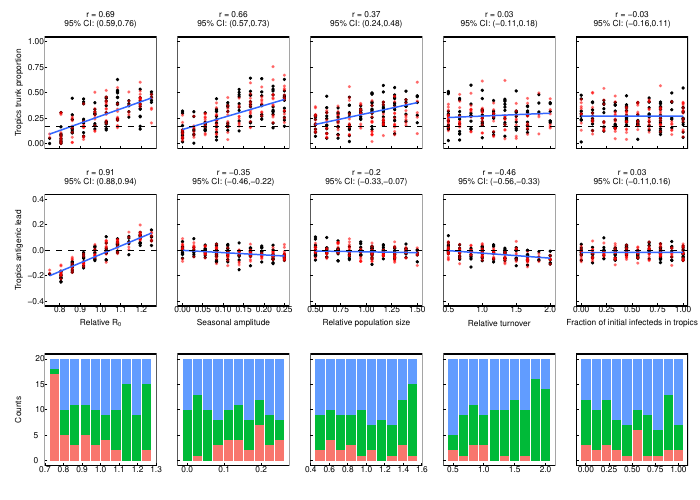

The R source for this figure:
#!/usr/bin/env Rscript


library(RSQLite)
library(ggplot2)
library(reshape2)
library(gridExtra)
library(grid)
library(sensitivity)
library(scales)
library(xtable)
library(gtable)
library(plyr)

resultsDir = '../../analysis/univariate_analyses/'
resultsDir = './'
plotDir = './'
resultsDb = paste(resultsDir,'results.sqlite',sep='')

textSize = 6
pointSize = 0.5
lineSize = .5
plot_themes  = 	theme_classic() +
				theme(axis.line = element_line(size=.3)) +
				theme(axis.ticks = element_line(size=.3)) +
				theme(axis.ticks.length = unit(-.07,'cm')) +
				theme(axis.ticks.margin = unit(.11,'cm')) +
				theme(axis.title.x=element_text(size=textSize)) + 
				theme(axis.text.x=element_text(size= textSize)) + 
				theme(axis.title.y=element_text(size= textSize)) +
				theme(axis.text.y=element_text(size= textSize)) +
				theme(plot.title=element_text(size=textSize)) +
				theme(plot.margin=unit(c(3,3,3,3),'mm')) +
				theme(legend.title=element_text(size=textSize)) +
				theme(legend.text=element_text(size=textSize)) +
				theme(legend.position ='bottom') +
				theme(legend.direction='horizontal') +
				theme(legend.margin = unit(-.5,'cm')) +
				theme(panel.border = element_rect(colour = "black", fill=NA, size=.5)) +
				theme(axis.line = element_blank())

parNames = c('relativeR0','seasonalAmplitude','relativeN','relativeTurnover','tropicFractionI0')
defaults = c(1.0,1.0,1.0,1.0,0.0)
parDefaults = data.frame('relativeN'=1.0,'tropicFractionI0'=1.0,'relativeR0'=1.0,'relativeTurnover'=1.0,'seasonalAmplitude'=0.0)

comboDb = dbConnect(SQLite(), dbname = paste(resultsDir,resultsDb,sep='/'))
initExtension(comboDb)

antigenDF = dbGetQuery(comboDb, paste('SELECT',paste(parNames,collapse=','),', sweepID,tropics1TrunkPro, tropics2TrunkPro, tropics1AgLag, tropics2AgLag, extinct, excessDiversity, fluLike FROM pooled_results',sep=' '))
headerNames = c('\"Relative R\"[0]','\"Seasonal amplitude\"','\"Relative population size\"','\"Relative turnover\"','\"Fraction of initial infecteds in tropics\"')
headers = data.frame(parNames,headerNames)

plots=c()

for(i in 1:length(parNames)){
	parName = parNames[i]
	print(parNames[i])
	#exclude non-sweep parameters
	plotDF = antigenDF[which(antigenDF$sweepID==parName),]
	
	pearsonR = cor.test(c(plotDF[,i],plotDF[,i]),c(plotDF$tropics1TrunkPro, plotDF$tropics2TrunkPro))$estimate
	CI = cor.test(c(plotDF[,i],plotDF[,i]),c(plotDF$tropics1TrunkPro, plotDF$tropics2TrunkPro))$conf.int
	
	trunkProPlot = ggplot(plotDF) + 
		geom_point(size = pointSize, aes_string(x=parName,y="tropics1TrunkPro")) + 
		geom_point(size = pointSize, aes_string(x=parName,y="tropics2TrunkPro"), alpha = 0.4, colour = 'red') +
		xlab(NULL) +
		ylab(NULL) +
		ylim(c(0,1)) + 
		plot_themes +	
		theme(axis.text.x=element_blank()) +
		theme(axis.text.y=element_blank()) +
		stat_smooth(method="lm",se=FALSE,size=lineSize, aes_string(x=plotDF[,i], y=c('tropics1TrunkPro','tropics2TrunkPro'))) +
		geom_hline(aes(yintercept=1/6),linetype=2) +
		ggtitle(paste('r = ',round(pearsonR,2),'\n95% CI: (',round(CI[1],2),',',round(CI[2],2),')',sep=''))	
		
	if(i==1){
		trunkProPlot = trunkProPlot +
			ylab("Tropics trunk proportion") +
			plot_themes +
			theme(axis.text.x = element_blank()) 
		trunkProPlotRow = ggplotGrob(trunkProPlot)
	}
	else{
		trunkProPlotRow = cbind(trunkProPlotRow,ggplotGrob(trunkProPlot),size='first')
	}
}	

for(i in 1:length(parNames)){
	parName = parNames[i]
	print(parNames[i])
	plotDF = antigenDF[which(antigenDF$sweepID==parName),]

	pearsonR = cor.test(c(plotDF[,i],plotDF[,i]),c(plotDF$tropics1AgLag,plotDF$tropics2AgLag))$estimate
 	CI = cor.test(c(plotDF[,i],plotDF[,i]),c(plotDF$tropics1AgLag,plotDF$tropics2AgLag))$conf.int

	agLagPlot = ggplot(plotDF) + 
		geom_point(size = pointSize, aes_string(x=parName,y="tropics1AgLag")) + 
		geom_point(size = pointSize, aes_string(x=parName,y="tropics2AgLag"), alpha = 0.4, colour = 'red') +
		xlab(parse(text=paste(headers$headerNames[headers$parNames==parName]))) + 
		ylab(NULL) + 
		ylim(c(-0.4,0.4)) + 
		plot_themes +	
		theme(axis.text.y=element_blank()) +
		stat_smooth(method="lm",se=FALSE,size=lineSize,  aes_string(x=plotDF[,i], y=c('tropics1AgLag','tropics2AgLag'))) +
		geom_hline(aes(yintercept=0.0),linetype=2) +
		ggtitle(paste('r = ',round(pearsonR,2),'\n95% CI: (',round(CI[1],2),',',round(CI[2],2),')',sep=''))	

	if(i==1){
		agLagPlot = agLagPlot +
			ylab("Tropics antigenic lead") +
			plot_themes 
		agLagPlotRow = ggplotGrob(agLagPlot)
	}
	else{
		agLagPlotRow = cbind(agLagPlotRow, ggplotGrob(agLagPlot), size='first')
	}

}

for(parName in parNames){
	plotDF = antigenDF[which(antigenDF$sweepID==parName),]
	plotDF = ddply(plotDF, .(relativeR0, seasonalAmplitude, relativeN, relativeTurnover, tropicFractionI0), numcolwise(sum))

	dfm = melt(plotDF, id.vars=c(parName),measure.vars=c("extinct","excessDiversity","fluLike"), variable.name="behavior",value.name="Count")
	fluCounts = ggplot(dfm,aes_string(x=parName,y="Count")) +
					geom_bar(aes_string(fill="behavior"),stat="identity") + 
					plot_themes + 
					theme(legend.position='none') +
					ylab('') +
					xlab('') +
					theme(axis.text.y=element_blank()) 

	if(parName == parNames[1]){
		fluCounts = fluCounts + 
				ylab('Counts') + 				
				theme(axis.title.y = element_text(size = textSize)) +
				theme(axis.text.y = element_text(size = textSize,hjust = -.4)) 
		statusPlotRow = ggplotGrob(fluCounts)
	}
	else{
		statusPlotRow = cbind(statusPlotRow,ggplotGrob(fluCounts),size='first')
	}
}

figureS1 = rbind(trunkProPlotRow,agLagPlotRow,statusPlotRow,size='first')
pdf(paste(plotDir,'univariate_summary_6_deme.pdf',sep='/'),7,5)
grid.draw(figureS1)

dev.off()
dbDisconnect(comboDb)
